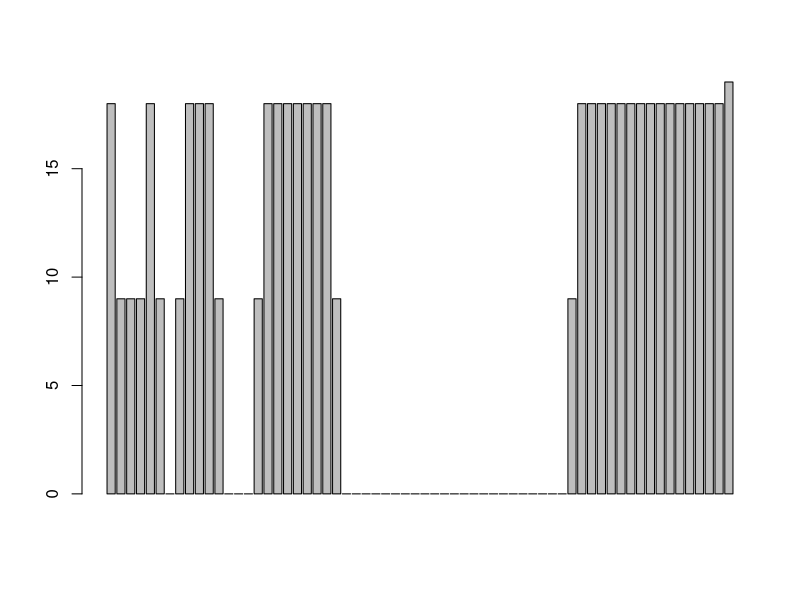

Generate this figure with R:
# https://thefiddler.substack.com/p/can-you-root-for-the-underdog


library(magrittr)

N_TEAMS <- 64


fiddler_game <- function(team_a, team_b, boost=0) {
    vv <- c(team_a, team_b)
    power_index <- N_TEAMS + 1 - vv
    hi_seed <- min(vv)
    lo_seed <- max(vv)

    lo_power_index <- min(power_index) + boost
    hi_power_index <- max(power_index)

    fav_win <- hi_power_index > lo_power_index
    winner <- ifelse(fav_win, hi_seed, lo_seed)
    return(winner)
}


fiddler_xc_tournament <- function(B) {
    # game_Round_HiSeed
    
    # First Round
    game_1_1  <- fiddler_game(1,  64, B)
    game_1_2  <- fiddler_game(2,  63, B)
    game_1_3  <- fiddler_game(3,  62, B)
    game_1_4  <- fiddler_game(4,  61, B)
    game_1_5  <- fiddler_game(5,  60, B)
    game_1_6  <- fiddler_game(6,  59, B)
    game_1_7  <- fiddler_game(7,  58, B)
    game_1_8  <- fiddler_game(8,  57, B)
    game_1_9  <- fiddler_game(9,  56, B)
    game_1_10 <- fiddler_game(10, 55, B)
    game_1_11 <- fiddler_game(11, 54, B)
    game_1_12 <- fiddler_game(12, 53, B)
    game_1_13 <- fiddler_game(13, 52, B)
    game_1_14 <- fiddler_game(14, 51, B)
    game_1_15 <- fiddler_game(15, 50, B)
    game_1_16 <- fiddler_game(16, 49, B)
    game_1_17 <- fiddler_game(17, 48, B)
    game_1_18 <- fiddler_game(18, 47, B)
    game_1_19 <- fiddler_game(19, 46, B)
    game_1_20 <- fiddler_game(20, 45, B)
    game_1_21 <- fiddler_game(21, 44, B)
    game_1_22 <- fiddler_game(22, 43, B)
    game_1_23 <- fiddler_game(23, 42, B)
    game_1_24 <- fiddler_game(24, 41, B)
    game_1_25 <- fiddler_game(25, 40, B)
    game_1_26 <- fiddler_game(26, 39, B)
    game_1_27 <- fiddler_game(27, 38, B)
    game_1_28 <- fiddler_game(28, 37, B)
    game_1_29 <- fiddler_game(29, 36, B)
    game_1_30 <- fiddler_game(30, 35, B)
    game_1_31 <- fiddler_game(31, 34, B)
    game_1_32 <- fiddler_game(32, 33, B)
    
    # Second Round
    game_2_1  <- fiddler_game(game_1_1,  game_1_32, B)
    game_2_2  <- fiddler_game(game_1_2,  game_1_31, B)
    game_2_3  <- fiddler_game(game_1_3,  game_1_30, B)
    game_2_4  <- fiddler_game(game_1_4,  game_1_29, B)
    game_2_5  <- fiddler_game(game_1_5,  game_1_28, B)
    game_2_6  <- fiddler_game(game_1_6,  game_1_27, B)
    game_2_7  <- fiddler_game(game_1_7,  game_1_26, B)
    game_2_8  <- fiddler_game(game_1_8,  game_1_25, B)
    game_2_9  <- fiddler_game(game_1_9,  game_1_24, B)
    game_2_10 <- fiddler_game(game_1_10, game_1_23, B)
    game_2_11 <- fiddler_game(game_1_11, game_1_22, B)
    game_2_12 <- fiddler_game(game_1_12, game_1_21, B)
    game_2_13 <- fiddler_game(game_1_13, game_1_20, B)
    game_2_14 <- fiddler_game(game_1_14, game_1_19, B)
    game_2_15 <- fiddler_game(game_1_15, game_1_18, B)
    game_2_16 <- fiddler_game(game_1_16, game_1_17, B)
    
    # Third Round (Sweet 16)
    game_3_1 <- fiddler_game(game_2_1, game_2_16, B)
    game_3_2 <- fiddler_game(game_2_2, game_2_15, B)
    game_3_3 <- fiddler_game(game_2_3, game_2_14, B)
    game_3_4 <- fiddler_game(game_2_4, game_2_13, B)
    game_3_5 <- fiddler_game(game_2_5, game_2_12, B)
    game_3_6 <- fiddler_game(game_2_6, game_2_11, B)
    game_3_7 <- fiddler_game(game_2_7, game_2_10, B)
    game_3_8 <- fiddler_game(game_2_8, game_2_9,  B)

    # Fourth Round (Elite 8)
    game_4_1 <- fiddler_game(game_3_1, game_3_8, B)
    game_4_2 <- fiddler_game(game_3_2, game_3_7, B)
    game_4_3 <- fiddler_game(game_3_3, game_3_6, B)
    game_4_4 <- fiddler_game(game_3_4, game_3_5, B)

    # Fifth Round (Final Four)
    game_5_1 <- fiddler_game(game_4_1, game_4_4, B)
    game_5_2 <- fiddler_game(game_4_2, game_4_3, B)

    # The 'Ship
    game_6_1 <- fiddler_game(game_5_1, game_5_2, B)

    return(game_6_1)
}


hi_value_2 <- N_TEAMS + 1.1
vals_2 <- seq(from = 0.1, to = hi_value_2, by = 0.1) %>% round(1)
test_set_2 <- vals_2[vals_2 %% 1 != 0]
rm(hi_value_2, vals_2)

trials_2 <- length(test_set_2)
m2 <- matrix(NA, nrow = trials_2, ncol = 2)
m2[, 1] <- test_set_2
colnames(m2) <- c("Boost", "Champs")
ledger_2 <- integer(N_TEAMS)

for (j in 1:trials_2) {
    b2 <- test_set_2[j] %>% round(1)
    champion <- fiddler_xc_tournament(b2)
    ledger_2[champion] <- ledger_2[champion] + 1
    m2[j, 2] <- champion
    
}

rm(j, b2, champion, trials_2, test_set_2)

non_winners <- which(ledger_2 == 0)
cat(non_winners, sep = ", ")
length(non_winners)

barplot(ledger_2)

half_rows <- which(m2[,1] %% 1 == 0.5)
m2b <- m2[half_rows,]

# https://thefiddler.substack.com/p/can-you-solve-a-high-schoolers-favorite-e7f
# https://www.davidyding.com/navPages/riddlers/fiddler03282025

